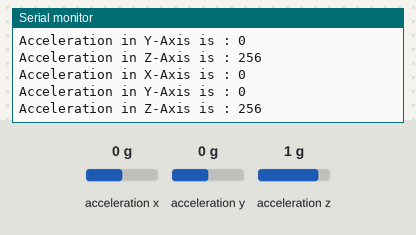
The sketch below on a simulated Arduino Uno, built with avr-gcc and run on an emulated ATmega328P. Shown: the last lines printed to the serial monitor. Wiring (inferred from the names in the program): ADXL345 accelerometer at I2C address 0x53. Inputs (shaded band) come from the test bench; at power-on: acceleration x 0 g, acceleration y 0 g, acceleration z 1 g.

Above: at 1.5 s.
1.6 s: acceleration x set to -1.4 g
At 2.9 s:
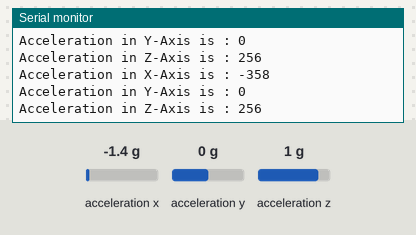
3.1 s: acceleration y set to -1.4 g
At 4.3 s:
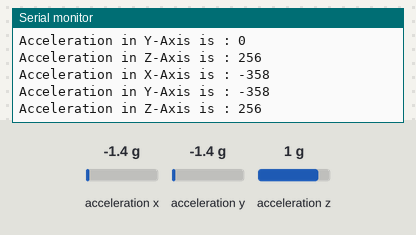
4.6 s: acceleration z set to -1.4 g
At 6.3 s:
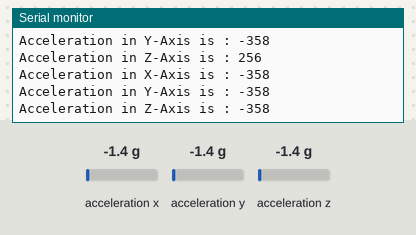

Measured:
- after the input at 1.6 s, the serial monitor: prints a new line after 0.77 s (image 1)
- after the input at 3.1 s, the serial monitor: prints a new line after 0.35 s (image 2)
- after the input at 4.6 s, the serial monitor: prints a new line after 0.96 s (image 3)

The sketch:

pruebADXL345_.ino
```cpp
#include<Wire.h>

// ADXL345 I2C address is 0x53(83)

#define Addr 0x53

void setup()

{

// Initialise I2C communication as MASTER

Wire.begin();

// Initialise serial communication, set baud rate = 9600

Serial.begin(9600);

// Start I2C Transmission

Wire.beginTransmission(Addr);

// Select bandwidth rate register

Wire.write(0x2C);

// Normal mode, Output data rate = 100 Hz

Wire.write(0x0A);

// Stop I2C transmission

Wire.endTransmission();

// Start I2C Transmission

Wire.beginTransmission(Addr);

// Select power control register

Wire.write(0x2D);

// Auto-sleep disable

Wire.write(0x08);

// Stop I2C transmission

Wire.endTransmission();

// Start I2C Transmission

Wire.beginTransmission(Addr);

// Select data format register

Wire.write(0x31);

// Self test disabled, 4-wire interface, Full resolution, Range = +/-2g

Wire.write(0x08);

// Stop I2C transmission

Wire.endTransmission();

delay(300);

}
void loop()

{

unsigned int data[6];

for(int i = 0; i < 6; i++)

{

// Start I2C Transmission

Wire.beginTransmission(Addr);

// Select data register

Wire.write((50 + i));

// Stop I2C transmission

Wire.endTransmission();

// Request 1 byte of data

Wire.requestFrom(Addr, 1);

// Read 6 bytes of data

// xAccl lsb, xAccl msb, yAccl lsb, yAccl msb, zAccl lsb, zAccl msb

if(Wire.available() == 1)

{

data[i] = Wire.read();

}

}

// Convert the data to 10-bits

int xAccl = (((data[1] & 0x03) * 256) + data[0]);

if(xAccl > 511)

{

xAccl -= 1024;

}

int yAccl = (((data[3] & 0x03) * 256) + data[2]);

if(yAccl > 511)

{

yAccl -= 1024;

}

int zAccl = (((data[5] & 0x03) * 256) + data[4]);

if(zAccl > 511)

{

zAccl -= 1024;

}

// Output data to serial monitor

Serial.print("Acceleration in X-Axis is : ");

Serial.println(xAccl);

Serial.print("Acceleration in Y-Axis is : ");

Serial.println(yAccl);

Serial.print("Acceleration in Z-Axis is : ");

Serial.println(zAccl);

delay(1000);

}
```
